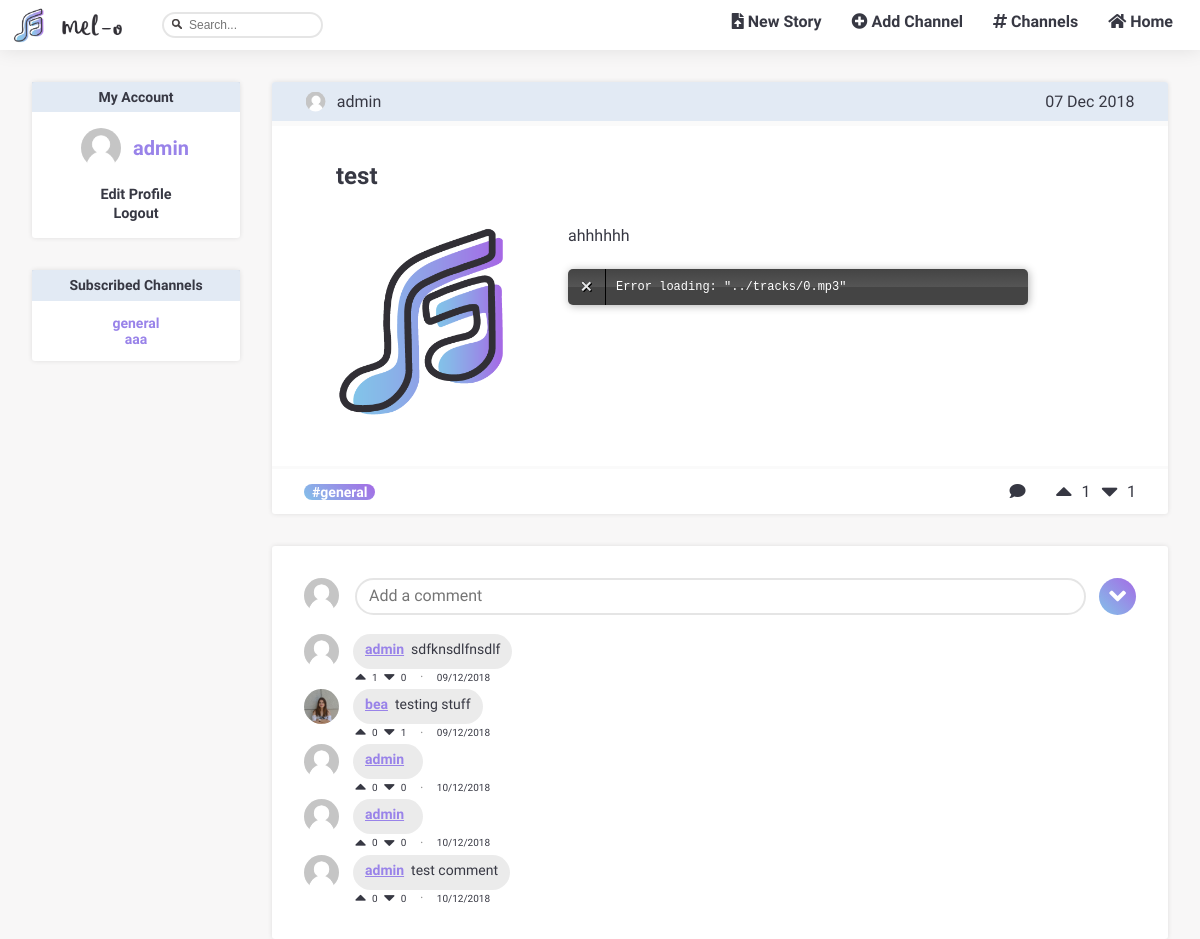
The app's page /pages/story_page.php?story_id=0 (signed in), older data.
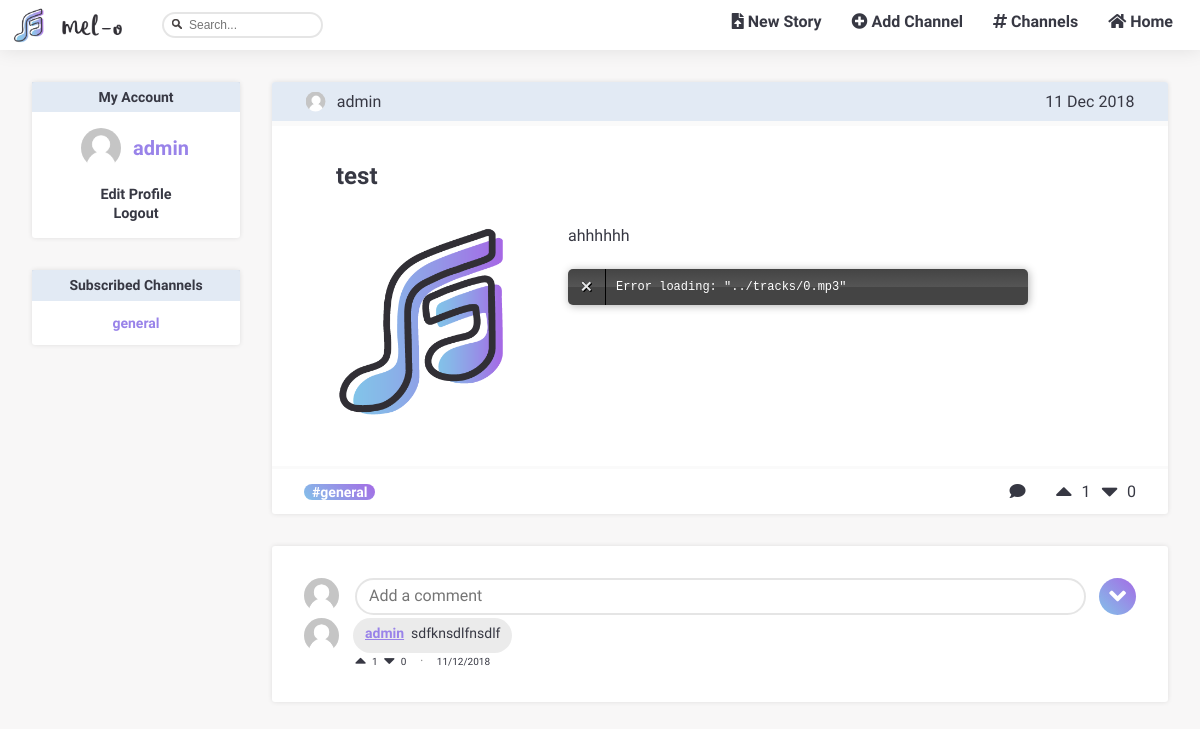
The same page, newer data.
### tables this page shows
CREATE TABLE subscribed (
  id INTEGER PRIMARY KEY,
  user VARCHAR REFERENCES users,
  channel VARCHAR REFERENCES channels
);

CREATE TABLE stories (
  id INTEGER PRIMARY KEY,
  title VARCHAR,
  text VARCHAR,
  author VARCHAR REFERENCES users,
  datetime DATETIME,
  upvotes INTEGER,
  downvotes INTEGER,
  comments INTEGER,
  channel VARCHAR REFERENCES channels
);

CREATE TABLE comments (
  id INTEGER PRIMARY KEY,
  story_id INTEGER REFERENCES stories,
  author VARCHAR REFERENCES users,
  upvotes INTEGER,
  downvotes INTEGER,
  datetime DATETIME,
  text VARCHAR
);

### database/db_channels.php (called while the page is built, shortened)
<?php
  include('../database/db_connection.php');
  function getSubbedChannels($username) {
    global $db;
    $stmt = $db->prepare('SELECT channel FROM subscribed WHERE user = ?');
    $stmt->execute(array($username));
    return $stmt->fetchAll();
  }
?>

### database/db_stories.php (called while the page is built, shortened)
<?php
  include('../database/db_connection.php');
  function getStory($story) {
    global $db;
    $stmt = $db->prepare('SELECT * FROM stories WHERE id = ?');
    $stmt->execute(array($story));
    return $stmt->fetch();
  }
  function getComments($story) {
    global $db;
    $stmt = $db->prepare('SELECT * FROM comments WHERE story_id = ? ORDER BY datetime ASC');
    $stmt->execute(array($story));
    return $stmt->fetchAll();
  }
?>

### templates/tpl_stories.php (the view, shortened to what this page needs)
<?php function draw_story_page($story) {
  ?>
  <section id="story_page" class="page">
    <?php
      draw_story($story);
    ?>
</section>
<?php } ?>
<?php function draw_story($story) {
  $date_str = $story['datetime'];
  $date = strtotime($date_str);
  ?>
  <article id="story" class = "blockStyle ">
    <header>
    <?php $igmsrc = getUserImage($story['author']);?>
      <img  id="userImage"  src=<?=$igmsrc?> width=20 height="20">
    <a href="../pages/profile.php?user=<?= $story['author'] ?>"><?= $story['author']?></a>
      <span id="date"> <?= date('d M Y',$date)?></span>
    </header>
    <hr class = "invisibleLine">
    <section id="body" class = "blockLayout">
      <h2><a href="../pages/story_page.php?story_id=<?=$story['id']?>"><?= $story['title']?></a></h2>
      <div id = "storyContent">
      <?php $igmsrc = getTrackImage( $story['id']);?>
      <img  id="trackImage"  src=<?=$igmsrc?> width="200" height="200">
        <div id = "storyTextAndTrack">
          <p> <?= $story['text']?></p>
        </div>
      </div>
    </section>
    <hr class = "footerSeparator">
    <footer>
    <span id="channel"><a href="../pages/channel_page.php?channel=<?= $story['channel'] ?>">#<?= $story['channel']?></a></span>
    <a href="../pages/story_page.php?story_id=<?=$story['id']?>"><i class="fas fa-comment"></i></a>
      <section id="upvote" data-storyid=<?=$story['id']?>>
        <?php if (isset($_SESSION['username'])) { ?>
        <button type="submit" class="voteup_btn" id="voteupBtn" user=<?=$_SESSION['username']?> action=1 story=<?=$story['id']?>>
          <i class="fas fa-caret-up fa-2x"></i>
        </button>
        <?php } ?>
        <span id=numUpvotes><?= $story['upvotes']?></span>
      </section>
      <section id="downvote" data-storyid=<?=$story['id']?>>
        <?php if (isset($_SESSION['username'])) { ?>
          <button type="submit" class="votedown_btn" id="votedownBtn" user=<?=$_SESSION['username']?> action=0 story=<?=$story['id']?> >
            <i class="fas fa-caret-down fa-2x"></i>
          </button>
        <?php } ?>
        <span id=numDownvotes><?= $story['downvotes']?></span>
    </footer>
  </article>
<?php
} ?>
<?php function draw_comments($comments, $story) { ?>
  <section id="comment_list" class="page blockStyle blockLayout">
    <?php if (isset($_SESSION['username'])) {
    draw_add_comment($story);
    foreach($comments as $comment) {
      draw_comment($comment);
    }
  }
 ?>
  </section>
<?php
} ?>
<?php include_once('../templates/tpl_account.php');
function draw_comment($comment) {
  $date_str = $comment['datetime'];
  $date = strtotime($date_str);
?>
  <article id="comment">
    <div id ="singleComment">
      <?php $igmsrc = getUserImage($comment['author']);?>
      <img  id="userImage"  src=<?=$igmsrc?> width=35 height="35">
      <div id ="userAndText" class="comment">
      <span id="user"><a href="../pages/profile.php?user=<?= $comment['author'] ?>"><?= $comment['author']?></a></span>
        <p><?= $comment['text']?></p>
      </div>
    </div>
    <footer>
      <section id="upvote" data-commentid=<?=$comment['id']?>>
        <button type="submit" class="voteup_btn" id="commentVoteUp" user=<?=$_SESSION['username']?> action=1 story=<?=$comment['story_id']?> comment=<?=$comment['id']?>>
          <i class="fas fa-caret-up fa-lg"></i>
        </button>
        <span id = numUpvotes><?= $comment['upvotes']?></span>
      </section>
      <section id="downvote" data-commentid=<?=$comment['id']?>>
        <button type="submit" class="votedown_btn" id="commentVoteDown" user=<?=$_SESSION['username']?> action=0 story=<?=$comment['story_id']?> comment=<?=$comment['id']?>>
          <i class="fas fa-caret-down fa-lg"></i>
        </button>
        <span id = numDownvotes><?= $comment['downvotes']?></span>
      </section>
      <span id ="divDot">&bull;</span>
      <span id="date"> <?= date('d/m/Y', $date)?></span>
    </footer>
  </article>
<?php
} ?>
<?php function draw_add_comment($story) {
?>
  <section id="add_comment">
  <?php $igmsrc = getUserImage($_SESSION['username']);?>
      <img  id="userImage"  src=<?=$igmsrc?> width=35 height="35">
    <form>
      <textarea  class="inputField" rows="1" cols="112" name="comment" placeholder="Add a comment" required></textarea>
      <button type="button" class="add_comment_btn">
        <i class="fas fa-angle-down fa-2x"></i>
      </button>
    </form>
  </section>
<?php
} ?>

### pages/story_page.php (shortened to what this page needs)
<?php
  include_once('../database/db_channels.php');
  include_once('../database/db_stories.php');
  include_once('../templates/tpl_common.php');
  include_once('../templates/tpl_account.php');
  include_once('../templates/tpl_stories.php');
  $story_id = $_GET['story_id'];
  try {
    $story = getStory($story_id);
  } catch(PDOException $e) {
    $_SESSION['messages'][] = array('type' => 'error', 'content' => "Unable to access story");
    die(header("Location: ../pages/channels_list.php"));
  }
  try {
    $comments = getComments($story_id);
  } catch(PDOException $e) {
    $_SESSION['messages'][] = array('type' => 'error', 'content' => "Unable to access comments");
    die(header("Location: ../pages/channels_list.php"));
  }
  if (!isset($_SESSION['username'])) {
    $_SESSION['messages'][] = array('type' => 'error', 'content' => "Log in to see comments");
    draw_header(null);
    draw_sidebar(null, false);
  }
  else {
    draw_header($_SESSION['username']);
    $subbed_channels = getSubbedChannels($_SESSION['username']);
    draw_sidebar($subbed_channels, false);
  }
  draw_story_page($story);
  draw_comments($comments, $story_id);
  draw_footer();
?>

### templates/tpl_common.php (shortened to what this page needs)
<?php function draw_header($username) { ?>
  <!DOCTYPE html>
  <html>
    <head>
      <link rel="stylesheet" href="../css/style.css">
      <link rel="stylesheet" href="https://use.fontawesome.com/releases/v5.3.1/css/all.css">
    </head>
    <body>
      <div class = "navBar">
        <nav class="tabs">
          <ul>
            <li><a href="../pages/mainpage.php"><i class="fas fa-home"></i> Home</a></li>
            <li><a href="../pages/channels_list.php"><i class="fas fa-hashtag"></i> Channels</a></li>
            <?php if ($username != NULL) { ?>
              <li><a href="../pages/add_channel.php?username=<?= $username ?>"><i class="fas fa-plus-circle"></i> Add Channel</a></li>
              <li><a href="../pages/upload.php?username=<?= $username ?>"><i class="fas fa-file-upload"></i> New Story</a></li>
            <?php } ?>
          </ul>
          <form method="GET" action="../pages/search.php">
            <input type="text" name="search" class="inputField" placeholder="Search..." required>
          </form>
          <a href="../pages/mainpage.php"><img id="logo" src= "../img/logo.png" height="40" width="40"/></a>
          <a href="../pages/mainpage.php"><img id="name" src= "../img/name.png" height="50" width="60"/></a>
        </nav>
      </div>
<?php }
?>
<?php function draw_footer() {  ?>
  </body>
</html>
<?php } ?>

### templates/tpl_account.php (shortened to what this page needs)
<?php function draw_sidebar($subbed_channels, $sort) {
?>
  <section id="sidebar" >
    <?php
      draw_sidebar_login();
      if($subbed_channels)
        draw_sidebar_subs($subbed_channels);
    ?>
  </section>
<?php } ?>
<?php
    function draw_sidebar_login() {
  if (isset($_SESSION['username']))
  {
    $username = $_SESSION['username'];?>
    <section id="sidebar_login" class="blockStyle sidebarCard">
      <span class="sidebarCardHeader sidebarH1">My Account</span >
      <section class="sidebarCardContent">
        <div id=userInfo>
          <?php $igmsrc = getUserImage($username);?>
          <img  id="userImage"  src=<?=$igmsrc?> width=40 height="40">
          <a href="../pages/profile.php?user=<?= $username ?>" class="sidebarPurpleLink" id="username"><?= $username ?></a>
        </div>
        <section id="options">
          <span class="lineSpan"> <a href="../pages/edit_profile.php?user=<?= $username ?>" class="sidebarButtonLink">Edit Profile</a></span>
          <span><a href="../actions/action_logout.php" class="sidebarButtonLink">Logout</a></span>
        </section>
      </section>
    </section>
    <?php }
} ?>
<?php function draw_sidebar_subs($subbed_channels) { ?>
    <section id="sidebar_subs" class= "blockStyle sidebarCard">
    <?php if (isset($_SESSION['username'])) {?>
      <span class="sidebarCardHeader"><a href="../pages/subfeed.php" class="sidebarH1">Subscribed Channels</a></span>
    <?php } else {?>
      <h1 class="sidebarCardHeader sidebarH1">Subscribed Channels</h1>
    <?php } ?>
      <ul class="sidebarCardContent">
        <?php
          if (isset($_SESSION['username']) && !empty($subbed_channels)) {
            foreach($subbed_channels as $subbed_channel) { ?>
              <li data-channel=<?= $subbed_channel['channel'] ?>>
                <a href="../pages/channel_page.php?channel=<?= $subbed_channel['channel'] ?>" class="sidebarPurpleLink"><?= $subbed_channel['channel'] ?></a>
              </li>
        <?php }
          }
        ?>
      </ul>
    </section>
<?php
} ?>
<?php
function getUserImage($username){
  if(file_exists("../img/users/originals/$username.png")){
   $img = "../img/users/originals/$username.png";
  }else  $img = "../img/unknownuser.png";
  return $img;
}?>
<?php
function getTrackImage($username){
  if(file_exists("../img/stories/originals/$username.png")){
   $img = "../img/stories/originals/$username.png";
  }else  $img = "../img/templatetrackcover.png";
  return $img;
}?>

Row changes from the older to the newer data that the page shows:
removed subscribed: channel "aaa"
removed comments: shows a picture, author "bea", text "testing stuff", upvotes "0", downvotes "1", datetime "09/12/2018"
removed comments: author "admin", upvotes "0", downvotes "0", datetime "10/12/2018"
removed comments: author "admin", upvotes "0", downvotes "0", datetime "10/12/2018"
removed comments: author "admin", text "test comment", upvotes "0", downvotes "0", datetime "10/12/2018"
changed stories "test": datetime "07 Dec 2018" → "11 Dec 2018"; downvotes "1" → "0"
changed comments "admin": datetime "09/12/2018" → "11/12/2018"
